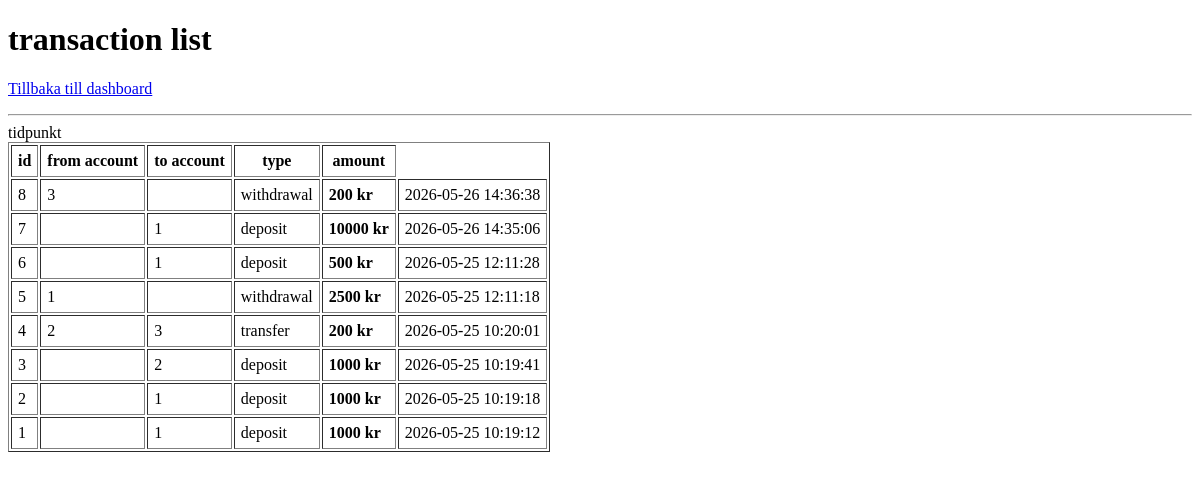
Before: /admin/transactions (signed in) with the older database file.
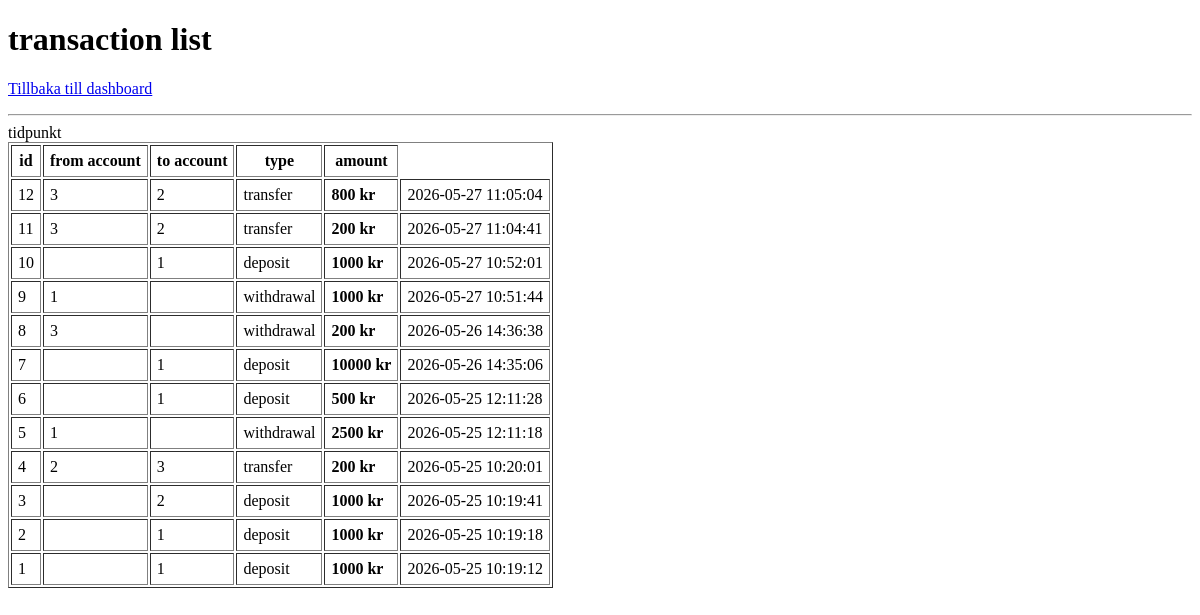
After: the same page with the newer database file.
### tables this page shows
CREATE TABLE transactions (
    id integer primary key autoincrement,
    from_account_id integer references accounts(id),
    to_account_id integer references accounts(id),
    type text not null,
    amount real not null,
    created_at text default (datetime('now'))
);

### SRC/TransactionRepository.php (called while the page is built, shortened)
<?php
class TransactionRepository {
    public function findAll() : array {
        return $this->pdo->query("select * from transactions order by created_at desc")->fetchAll();
    }
}

### SRC/helpers.php (called while the page is built, shortened)
<?php
function e(mixed $value): string
{
    return htmlspecialchars((string)$value, ENT_QUOTES, 'UTF-8');
}
?>

### templates/admin_transactions.php (the view, shortened to what this page needs)
<!DOCTYPE html>
<html lang="sv">
<head><meta charset="UTF-8"><title>Bankomat - dashboard</title></head>
<body>
    <h1>transaction list</h1>
    <p><a href="/dashboard">Tillbaka till dashboard</a></p>
    <hr>
    <table border="1" cellpadding="6">
        <tr><th>id</th><th>from account</th><th>to account</th><th>type</th><th>amount</th></tr>tidpunkt</th></tr>
        <?php foreach ($transactions as $t): ?>
            <tr>
                <td><?= e($t['id']) ?></td>
                <td><?= e($t['from_account_id']) ?></td>
                <td><?= e($t['to_account_id']) ?></td>
                <td><?= e($t['type']) ?></td>
                <td><strong><?= e($t['amount']) ?> kr</strong></td>
                <td><?= e($t['created_at']) ?></td>
            </tr>
            <?php endforeach; ?>
        </table>
    </body>
    </html>

### public/index.php (shortened to what this page needs)
<?php
$pdo = require __DIR__. '/../src/db.php';
require_once __DIR__. '/../src/helpers.php';
require_once __DIR__. '/../src/TransactionRepository.php';
$transactionRepo = new TransactionRepository($pdo);
$path = parse_url($_SERVER['REQUEST_URI'], PHP_URL_PATH);
switch ($path) {
    case '/admin/transactions':
        $transactions = $transactionRepo->findAll();
        require __DIR__ . '/../templates/admin_transactions.php';
        break;
    }
?>

Changed rows visible on the page:
added transactions: id "12", from_account "3", to_account "2", type "transfer", amount "800", created_at "2026-05-27 11:05:04"
added transactions: id "11", from_account "3", to_account "2", type "transfer", amount "200", created_at "2026-05-27 11:04:41"
added transactions: id "10", to_account "1", type "deposit", amount "1000", created_at "2026-05-27 10:52:01"
added transactions: id "9", from_account "1", type "withdrawal", amount "1000", created_at "2026-05-27 10:51:44"
